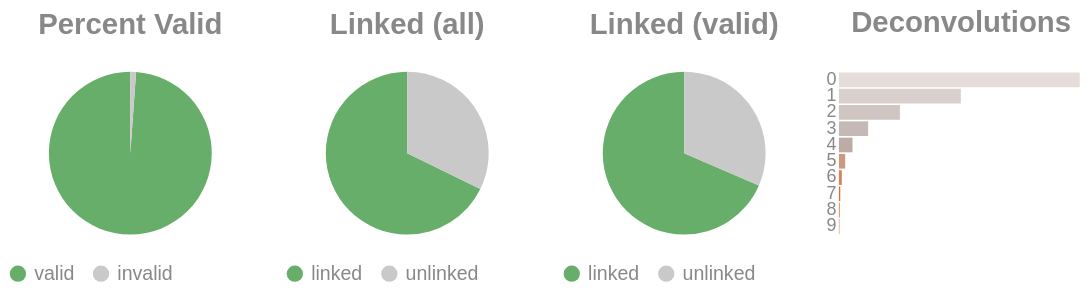

Notebook code cell kept with this figure:
### Code cell
if SKIPLR:
    pass
else:
    clash = Counter()
    for i in valids['molecule'].to_list():
        _mol = i.split("-")
        if len(_mol) == 1:
            clash.update('0')
        else:
            clash.update(_mol[-1])

    _d = {"deconvolutions": [], 'count': []}
    for k,v in clash.items():
        _d['deconvolutions'].append(k)
        _d['count'].append(v)

    tot_valid = valids['reads'].sum()
    mask = valids['reads'] >= 2
    n_linked_reads = valids.filter(mask)['reads'].sum()
    if n_linked_reads == 0:
        print_html("No linked molecules (>=2 reads) were detected; skipping linked-only distributions.")
        SKIPLR = True
    else:
        perc_valid = round(tot_valid / n_reads, 4)
        linked_perc_abs = round(n_linked_reads / n_reads, 4)
        linked_perc = round(n_linked_reads / tot_valid, 4)

    _valid = pl.DataFrame({"valids": ['valid', 'invalid'], "count": [tot_valid, n_reads - tot_valid]})
    _linked_abs = pl.DataFrame({"linked (absolute)": ['linked', 'unlinked'], "count": [n_linked_reads, n_reads - n_linked_reads]})
    _linked_rel = pl.DataFrame({"linked (valids)": ['linked', 'unlinked'], "count": [n_linked_reads, tot_valid - n_linked_reads]})

    (
        alt.hconcat(
            piechart(_valid, goodval = 'valid', title = "Percent Valid"),
            piechart(_linked_abs, goodval = "linked", title =  "Linked (all)"),
            piechart(_linked_rel, goodval = "linked", title =  "Linked (valid)"),
            convolutionbar(pl.DataFrame(_d), title = "Deconvolutions"),
            center = True,
            bounds = 'flush'
        )
        .resolve_scale(color='independent')
        .resolve_legend('independent')
        .properties(usermeta={'embedOptions': {"actions": False}})
    ).display()

### Figure 1 — Vega-Lite specification as saved in the notebook (floating-point values rounded to 4 significant figures)
{"width": "container", "height": 400, "config": {"title": {"anchor": "start", "dy": -15, "fontSize": 18, "color": "#888888", "subtitleColor": "#888888", "subtitleFontSize": 14}, "arc": {"fill": "#0072B2"}, "axis": {"domainColor": "#888888", "domainWidth": 0.5, "gridWidth": 0.2, "grid": false, "titleFontWeight": 400, "titleFontSize": 15, "labelFontSize": 11, "labelColor": "#888888", "tickColor": "#888888", "tickWidth": 0.2, "titleColor": "#888888"}, "axisBand": {"grid": false}, "axisX": {"grid": true, "tickSize": 10, "domainCap": "round"}, "axisY": {"domain": false, "grid": true, "tickSize": 0, "domainCap": "round"}, "background": "transparent", "header": {"labelFontSize": 15, "labelColor": "#888888", "titleFontSize": 15, "titleFontWeight": 600, "titleColor": "#888888"}, "legend": {"labelFont": "sans-serif", "labelFontSize": 12, "labelColor": "#888888", "symbolSize": 100, "symbolType": "circle", "titleFontSize": 12, "titlePadding": 10, "titleColor": "#888888", "title": null}, "range": {"category": ["#E69F00", "#56B4E9", "#009E73", "#F0E442", "#0072B2", "#D55E00", "#CC79A7", "#000000"], "diverging": ["#cfe8f3", "#a2d4ec", "#73bfe2", "#46abdb", "#1696d2", "#12719e"]}, "area": {"fill": "#0072B2", "fillOpacity": 0.7, "line": true, "strokeOpacity": 0.7}, "line": {"color": "#0072B2", "stroke": "#0072B2", "strokeWidth": 2}, "trail": {"color": "#0072B2", "stroke": "#0072B2", "strokeWidth": 0, "size": 1}, "point": {"filled": true, "fillOpacity": 1.0, "size": 95}, "text": {"color": "#888888", "fontSize": 11, "align": "right", "fontWeight": 400, "size": 11}, "bar": {"fill": "#0072B2", "stroke": null}, "view": {"stroke": null, "continuousWidth": 660, "continuousHeight": 400}}, "hconcat": [{"data": {"name": "data-fcc93db6cdc4c4505b2d9239777ceea3"}, "mark": {"type": "arc"}, "encoding": {"color": {"field": "valids", "legend": {"orient": "bottom", "title": null}, "scale": {"domain": ["valid", "invalid"], "range": ["#68ae6b", "#C9C9C9"]}, "title": "Valids", "type": "nominal"}, "theta": {"field": "count", "type": "quantitative"}, "tooltip": [{"field": "valids", "title": "Valids", "type": "ordinal"}, {"field": "percent", "format": ".2%", "title": "Percent", "type": "quantitative"}, {"field": "count", "title": "Count", "type": "quantitative"}]}, "height": 100, "title": {"text": "Percent Valid", "align": "center", "anchor": "middle"}, "transform": [{"calculate": "datum.count / 2110796", "as": "percent"}], "width": 150}, {"data": {"name": "data-2182bd3194d114959346db9f6cb0ff3b"}, "mark": {"type": "arc"}, "encoding": {"color": {"field": "linked (absolute)", "legend": {"orient": "bottom", "title": null}, "scale": {"domain": ["linked", "unlinked"], "range": ["#68ae6b", "#C9C9C9"]}, "title": "Linked (Absolute)", "type": "nominal"}, "theta": {"field": "count", "type": "quantitative"}, "tooltip": [{"field": "linked (absolute)", "title": "Linked (Absolute)", "type": "ordinal"}, {"field": "percent", "format": ".2%", "title": "Percent", "type": "quantitative"}, {"field": "count", "title": "Count", "type": "quantitative"}]}, "height": 100, "title": {"text": "Linked (all)", "align": "center", "anchor": "middle"}, "transform": [{"calculate": "datum.count / 2110796", "as": "percent"}], "width": 150}, {"data": {"name": "data-e5eebe1375ebb29c9d79096a044ffdbc"}, "mark": {"type": "arc"}, "encoding": {"color": {"field": "linked (valids)", "legend": {"orient": "bottom", "title": null}, "scale": {"domain": ["linked", "unlinked"], "range": ["#68ae6b", "#C9C9C9"]}, "title": "Linked (Valids)", "type": "nominal"}, "theta": {"field": "count", "type": "quantitative"}, "tooltip": [{"field": "linked (valids)", "title": "Linked (Valids)", "type": "ordinal"}, {"field": "percent", "format": ".2%", "title": "Percent", "type": "quantitative"}, {"field": "count", "title": "Count", "type": "quantitative"}]}, "height": 100, "title": {"text": "Linked (valid)", "align": "center", "anchor": "middle"}, "transform": [{"calculate": "datum.count / 2086966", "as": "percent"}], "width": 150}, {"data": {"name": "data-f5f8c582b241f387dced0cab90b3e411"}, "mark": {"type": "bar"}, "encoding": {"color": {"field": "deconvolutions", "legend": null, "scale": {"scheme": "lightgreyred"}, "type": "nominal"}, "tooltip": [{"field": "deconvolutions", "title": "Deconvolutions", "type": "ordinal"}, {"field": "percent", "format": ".2%", "title": "Percent", "type": "quantitative"}, {"field": "count", "title": "Count", "type": "quantitative"}], "x": {"axis": null, "field": "count", "type": "quantitative"}, "y": {"field": "deconvolutions", "sort": "ascending", "title": null, "type": "nominal"}}, "height": 100, "title": {"text": "Deconvolutions", "align": "center", "anchor": "middle"}, "transform": [{"calculate": "datum.count / 1075485", "as": "percent"}], "width": 150}], "bounds": "flush", "center": true, "resolve": {"legend": {"angle": "independent"}, "scale": {"color": "independent"}}, "usermeta": {"embedOptions": {"actions": false}}, "$schema": "https://vega.github.io/schema/vega-lite/v6.4.1.json", "datasets": {"data-fcc93db6cdc4c4505b2d9239777ceea3": [{"valids": "valid", "count": 2086966}, {"valids": "invalid", "count": 23830}], "data-2182bd3194d114959346db9f6cb0ff3b": [{"linked (absolute)": "linked", "count": 1429617}, {"linked (absolute)": "unlinked", "count": 681179}], "data-e5eebe1375ebb29c9d79096a044ffdbc": [{"linked (valids)": "linked", "count": 1429617}, {"linked (valids)": "unlinked", "count": 657349}], "data-f5f8c582b241f387dced0cab90b3e411": [{"deconvolutions": "0", "count": 541903}, {"deconvolutions": "1", "count": 274341}, {"deconvolutions": "2", "count": 137302}, {"deconvolutions": "3", "count": 65680}, {"deconvolutions": "4", "count": 30522}, {"deconvolutions": "5", "count": 14053}, {"deconvolutions": "6", "count": 6447}, {"deconvolutions": "7", "count": 2993}, {"deconvolutions": "8", "count": 1464}, {"deconvolutions": "9", "count": 780}]}}
